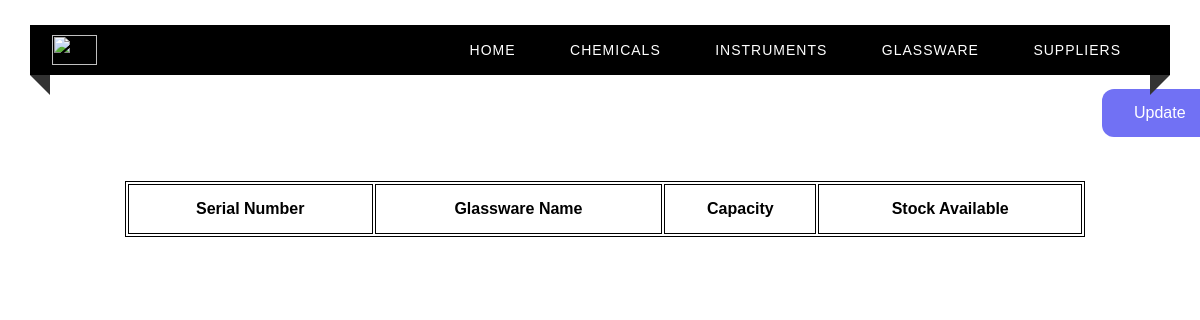
The app's page /glassware, older data.
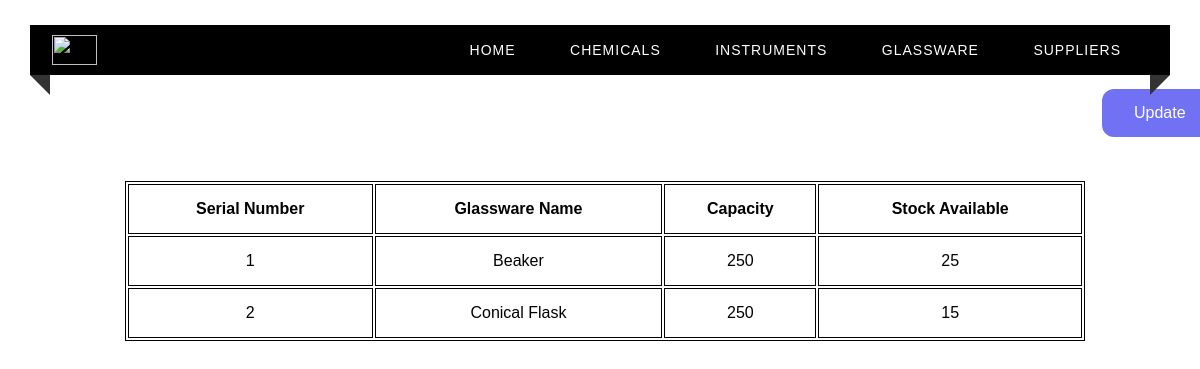
The same page, newer data.
### tables this page shows
CREATE TABLE GLASSWARE(
    Sno INTEGER UNIQUE ,
    Glass_Name VARCHAR(50) primary key,
    Capacity VARCHAR(10),
    Quantiy_Available integer(3)
);

### app.py (the view)
@app.route("/glassware")
def glassware() :
    c = get_db()
    cur = c.cursor()
    cur.execute("SELECT * from GLASSWARE")
    return render_template("glassware.html", test = cur.fetchall())

### app.py (called while the page is built)
def get_db():
    db = getattr(g, '_database', None)
    if db is None:
        db = g._database = sqlite3.connect(DATABASE)
    return db

@app.teardown_appcontext
def close_connection(exception):
    db = getattr(g, '_database', None)
    if db is not None:
        db.close()

### templates/glassware.html (shortened to what this page needs)
<html>
<head>
    <link rel="stylesheet" type="text/css" href="../static/home.css">
</head>
<body>
<div class="custom-padding">
        <nav>
            <div class="logo"><img src = "../static/nieLogo.png" width = "45px", height = "30px"></div>
            <ul class="menu-area">
                <li><a href="/">Home</a></li>
                <li><a href="/chemicals">Chemicals</a></li>
                <li><a href="/instruments">Instruments</a></li>
                <li><a href="/glassware">Glassware</a></li>
                <li><a href="/suppliers">Suppliers</a></li>
            </ul>
        </nav>
        <a href="/login" class="button">Update</a>
        <div class="tab">
          <table align="center" style="margin-left : 125px; margin-top : 50px;">
              <th>Serial Number</th>
              <th>Glassware Name </th>
              <th>Capacity</th>
              <th>Stock Available</th>
            {% for row in test %}
            <tr>
                <td> {{ row[0] }}</td>
                <td> {{ row[1] }}</td>
                <td> {{ row[2] }}</td>
                <td> {{ row[3] }}</td>
            </tr>
            {% endfor %}
          </table>
        </div>
    </div>
</body>
</html>

Row changes from the older to the newer data that the page shows:
added GLASSWARE: Sno "1", Glass_Name "Beaker", Capacity "250", Quantiy_Available "25"
added GLASSWARE: Sno "2", Glass_Name "Conical Flask", Capacity "250", Quantiy_Available "15"
